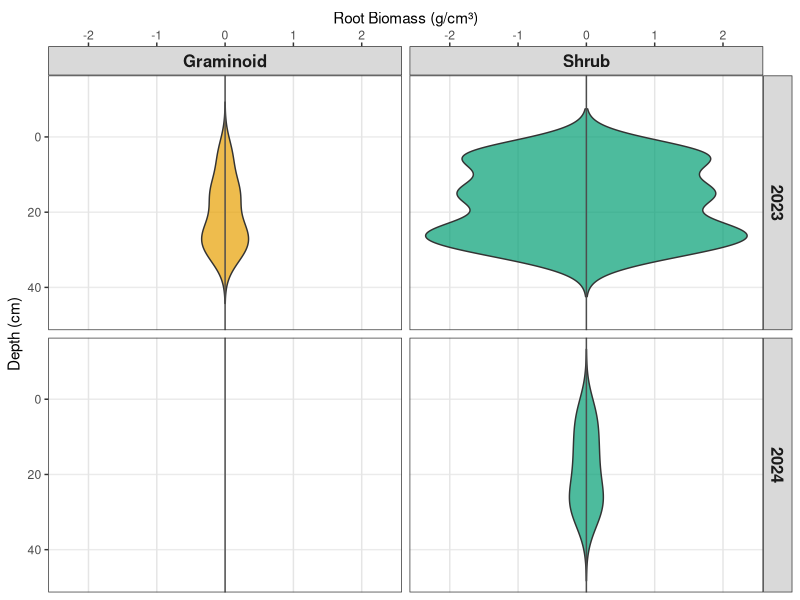

The R script that drew this image:
#PLOTs FOR PRESENTATION 
# 23/04/26


# LIBRARIES----
library(tidyverse)
library(ggplot2)
library(readxl)

# LOAD DATA----
QHI_combined_data <- read_excel("datasets/QHI_roots_data/QHI_combined_data.xlsx")

# CLEAN DATA----
QHI_combined_data <- QHI_combined_data %>%
  mutate(rootmass_bulkdensity = as.numeric(rootmass_bulkdensity)) %>%
  filter(!is.na(rootmass_bulkdensity)) %>%
  # remove row 32
  filter(row_number() != 32)

# removed outlier row 32 which had rootmass_bulkdensity of 5.98 g/cm3, likely a data entry error 
# see notebook for further laboratory explanation 


# FILTER P3 ONLY----
QHI_combined_data_P3 <- QHI_combined_data %>%
  filter(core_ID == "P3")

# Convert to numeric if needed
QHI_combined_data_P3$max_depth_increment <- as.numeric(QHI_combined_data_P3$max_depth_increment)


# VIOLIN PLOT: DEPTH, BIOMASS, YEAR----
QHI_mirrored <- QHI_combined_data_P3 %>%
  bind_rows(
    QHI_combined_data_P3 %>% 
      mutate(rootmass_bulkdensity = -rootmass_bulkdensity)  # Mirror to negative side
  )

# remove mix community - not focus for presentation 
QHI_mirrored <- QHI_mirrored %>%
  filter(community != "Mix")

# Plot with centered violins
(ggplot(QHI_mirrored, aes(x = rootmass_bulkdensity, y = max_depth_increment)) +
  geom_violin(aes(fill = community), 
              trim = FALSE, 
              scale = "width",
              alpha = 0.7) +
  facet_grid(year~ community) +
  scale_y_reverse ()+
  scale_x_continuous(position = "top") +
  geom_vline(xintercept = 0, linetype = "solid", color = "gray30", linewidth = 0.5) +
  labs(x = "Root Biomass (g/cm³)",
    y = "Depth (cm)",
    fill = "Community"
  ) +
  scale_fill_manual(values = c("Graminoid" = "#E69F00",
                                   "Shrub" = "#009E73"))+
  theme_bw() +
  theme(
    strip.text = element_text(face = "bold", size = 12),
    panel.grid.major.x = element_line(color = "gray90"),
    panel.grid.minor = element_blank(),
    legend.position = "none"
  )
)
